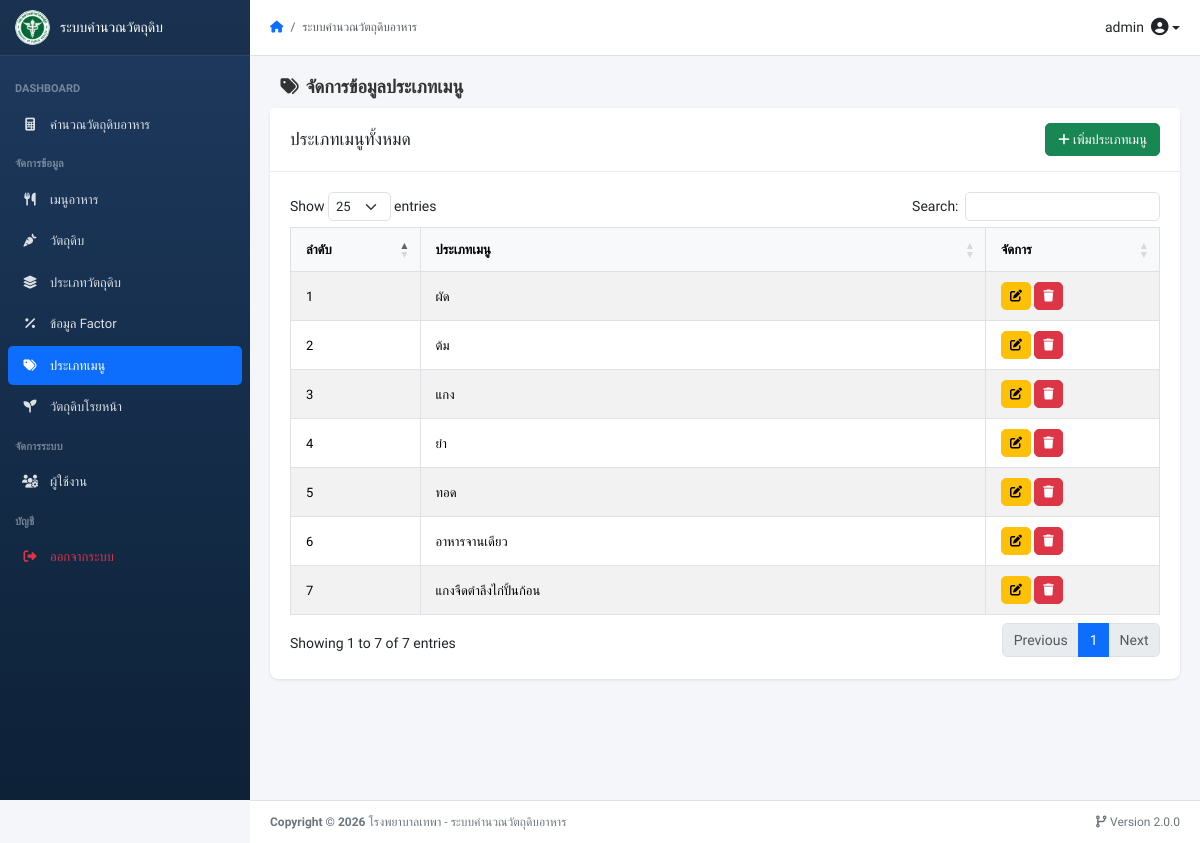
Page /menu_type.php (signed in) on the committed database.
### tables this page shows
CREATE TABLE `menu_type`  (
  `menu_type_id` int NOT NULL AUTO_INCREMENT,
  `menu_type_name` varchar(255) NOT NULL,
  PRIMARY KEY (`menu_type_id`) USING BTREE
);

### _db/connect.php (called while the page is built, shortened)
<?php
function generateCsrfToken(): string {
    return $_SESSION['csrf_token'];
}
function h(?string $string): string {
    return htmlspecialchars($string ?? '', ENT_QUOTES, 'UTF-8');
}
?>

### menu_type.php (the view, shortened to what this page needs)
<?php
include '_db/connect.php';
$csrf_token = generateCsrfToken();
?>
<?php include("header.php"); ?>
<section class="content-header">
  <div class="container-fluid">
    <h1><i class="fas fa-tags me-2"></i>จัดการข้อมูลประเภทเมนู</h1>
  </div>
</section>
<section class="content">
  <div class="card">
    <div class="card-header">
      <div class="d-flex justify-content-between align-items-center">
        <h5 class="mb-0">ประเภทเมนูทั้งหมด</h5>
        <button type="button" class="btn btn-success btn-sm" data-bs-toggle="modal" data-bs-target="#myModal">
          <i class="fas fa-plus me-1"></i>เพิ่มประเภทเมนู
        </button>
      </div>
    </div>
    <div class="card-body">
      <div class="table-responsive">
        <table id="example1" class="table table-bordered table-striped table-hover">
          <thead>
            <tr>
              <th style="width: 15%;">ลำดับ</th>
              <th style="width: 65%;">ประเภทเมนู</th>
              <th style="width: 20%;">จัดการ</th>
            </tr>
          </thead>
          <tbody>
            <?php
            $sql = "SELECT * FROM menu_type ORDER BY menu_type_id ASC";
            $res = mysqli_query($conn, $sql);
            $i = 1;
            while ($row = mysqli_fetch_array($res)) { ?>
              <tr>
                <td><?= $i ?></td>
                <td><?= h($row['menu_type_name']) ?></td>
                <td>
                  <button class="btn btn-warning btn-xs" data-bs-toggle="modal" data-bs-target="#modalUpdate<?= $row['menu_type_id'] ?>">
                    <i class="fas fa-edit"></i>
                  </button>
                  <button class="btn btn-danger btn-xs" onclick="confirmDelete('crud/menu_type_delete.php?menu_type_id=<?= $row['menu_type_id'] ?>&token=<?= $csrf_token ?>')">
                    <i class="fas fa-trash"></i>
                  </button>
                </td>
              </tr>
            <?php $i++; } ?>
          </tbody>
        </table>
      </div>
    </div>
  </div>
</section>
<?php include('footer.php'); ?>
</body>
</html>

### head.php (style rules this page uses)
:root { --sidebar-width: 250px; --header-height: 56px; --primary-color: #1e3a5f; --primary-dark: #0d2137; }
* { box-sizing: border-box; }
html, body { margin: 0; padding: 0; height: 100%; font-family: 'Sarabun', sans-serif; font-size: 14px; background: #f4f6f9; }
.content-header { padding: 20px 20px 10px; }
.content-header h1 { font-size: 1.3rem; font-weight: 600; margin: 0; color: #333; }
.content { flex: 1; padding: 0 20px 20px; }
.card { border: none; border-radius: 8px; box-shadow: 0 1px 3px rgba(0,0,0,0.1); margin-bottom: 20px; }
.card-header { background: #fff; border-bottom: 1px solid #e9ecef; padding: 15px 20px; font-weight: 500; }
.card-body { padding: 20px; }
.table { width: 100% !important; margin-bottom: 0; }
.table thead th { background: #f8f9fa; border-bottom: 2px solid #dee2e6; font-weight: 600; font-size: 13px; padding: 12px 15px; white-space: nowrap; }
.table tbody td { padding: 10px 15px; vertical-align: middle; font-size: 13px; }
.btn { border-radius: 5px; }
.btn-xs { padding: 4px 8px; font-size: 12px; }
.btn-sm { padding: 6px 12px; font-size: 13px; }

### rows in the picture
menu_type: menu_type_name "ผัด"
menu_type: menu_type_name "ต้ม"
menu_type: menu_type_name "แกง"
menu_type: menu_type_name "ยำ"
menu_type: menu_type_name "ทอด"
menu_type: menu_type_name "อาหารจานเดียว"
menu_type: menu_type_name "แกงจืดตำลึงไก่ปั้นก้อน"

### other values in the picture
$_SESSION['ses_username'] "admin"
